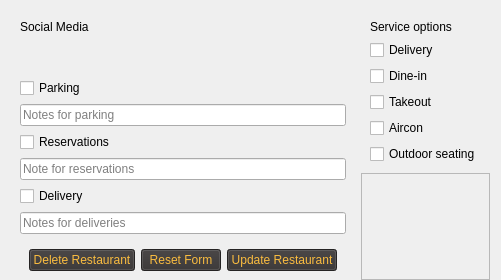
                                 <widget class="QWidget" name="additional_info" native="true">
                                  <layout class="QHBoxLayout" name="horizontalLayout_7">
                                   <property name="bottomMargin">
                                    <number>0</number>
                                   </property>
                                   <item>
                                    <widget class="QWidget" name="left_additional_info" native="true">
                                     <property name="sizePolicy">
                                      <sizepolicy hsizetype="Preferred" vsizetype="Preferred">
                                       <horstretch>6</horstretch>
                                       <verstretch>0</verstretch>
                                      </sizepolicy>
                                     </property>
                                     <property name="minimumSize">
                                      <size>
                                       <width>0</width>
                                       <height>0</height>
                                      </size>
                                     </property>
                                     <layout class="QVBoxLayout" name="verticalLayout_15">
                                      <property name="bottomMargin">
                                       <number>0</number>
                                      </property>
                                      <item>
                                       <widget class="QLabel" name="social_label">
                                        <property name="text">
                                         <string>Social Media</string>
                                        </property>
                                       </widget>
                                      </item>
                                      <item>
                                       <widget class="QWidget" name="button_widget" native="true">
                                        <property name="sizePolicy">
                                         <sizepolicy hsizetype="Fixed" vsizetype="Preferred">
                                          <horstretch>0</horstretch>
                                          <verstretch>0</verstretch>
                                         </sizepolicy>
                                        </property>
                                        <layout class="QHBoxLayout" name="horizontalLayout_16">
                                         <item>
                                          <widget class="QLabel" name="facebook">
                                           <property name="maximumSize">
                                            <size>
                                             <width>30</width>
                                             <height>30</height>
                                            </size>
                                           </property>
                                           <property name="text">
                                            <string />
                                           </property>
                                           <property name="pixmap">
                                            <pixmap>C:/Users/USER/.designer/Qss/icons/Icons/restaurant_logo/facebook.png</pixmap>
                                           </property>
                                           <property name="scaledContents">
                                            <bool>true</bool>
                                           </property>
                                          </widget>
                                         </item>
                                         <item>
                                          <widget class="QLabel" name="insta">
                                           <property name="maximumSize">
                                            <size>
                                             <width>30</width>
                                             <height>30</height>
                                            </size>
                                           </property>
                                           <property name="text">
                                            <string />
                                           </property>
                                           <property name="pixmap">
                                            <pixmap>C:/Users/USER/.designer/Qss/icons/Icons/restaurant_logo/insta.png</pixmap>
                                           </property>
                                           <property name="scaledContents">
                                            <bool>true</bool>
                                           </property>
                                          </widget>
                                         </item>
                                         <item>
                                          <widget class="QLabel" name="tiktok">
                                           <property name="maximumSize">
                                            <size>
                                             <width>30</width>
                                             <height>30</height>
                                            </size>
                                           </property>
                                           <property name="text">
                                            <string />
                                           </property>
                                           <property name="pixmap">
                                            <pixmap>C:/Users/USER/.designer/Qss/icons/Icons/restaurant_logo/tiktok.png</pixmap>
                                           </property>
                                           <property name="scaledContents">
                                            <bool>true</bool>
                                           </property>
                                          </widget>
                                         </item>
                                        </layout>
                                       </widget>
                                      </item>
                                      <item>
                                       <widget class="QCheckBox" name="parking_checkBox">
                                        <property name="text">
                                         <string>Parking</string>
                                        </property>
                                       </widget>
                                      </item>
                                      <item>
                                       <widget class="QLineEdit" name="parking_lineEdit">
                                        <property name="placeholderText">
                                         <string>Notes for parking</string>
                                        </property>
                                       </widget>
                                      </item>
                                      <item>
                                       <widget class="QCheckBox" name="reservations_checkBox">
                                        <property name="text">
                                         <string>Reservations</string>
                                        </property>
                                       </widget>
                                      </item>
                                      <item>
                                       <widget class="QLineEdit" name="reservations_lineEdit">
                                        <property name="placeholderText">
                                         <string>Note for reservations</string>
                                        </property>
                                       </widget>
                                      </item>
                                      <item>
                                       <widget class="QCheckBox" name="delivery_checkBox">
                                        <property name="text">
                                         <string>Delivery</string>
                                        </property>
                                       </widget>
                                      </item>
                                      <item>
                                       <widget class="QLineEdit" name="delivery_lineEdit">
                                        <property name="placeholderText">
                                         <string>Notes for deliveries</string>
                                        </property>
                                       </widget>
                                      </item>
                                      <item>
                                       <widget class="QWidget" name="del_save_widget" native="true">
                                        <layout class="QHBoxLayout" name="horizontalLayout_17">
                                         <item>
                                          <widget class="QPushButton" name="restaurantinfo_delete_button">
                                           <property name="maximumSize">
                                            <size>
                                             <width>120</width>
                                             <height>16777215</height>
                                            </size>
                                           </property>
                                           <property name="styleSheet">
                                            <string notr="true">color: #FABC3F;background-color: #343131;</string>
                                           </property>
                                           <property name="text">
                                            <string>Delete Restaurant</string>
                                           </property>
                                          </widget>
                                         </item>
                                         <item>
                                          <widget class="QPushButton" name="restaurantinfo_reset_button">
                                           <property name="maximumSize">
                                            <size>
                                             <width>120</width>
                                             <height>16777215</height>
                                            </size>
                                           </property>
                                           <property name="styleSheet">
                                            <string notr="true">color: #FABC3F;background-color: #343131;</string>
                                           </property>
                                           <property name="text">
                                            <string>Reset Form</string>
                                           </property>
                                          </widget>
                                         </item>
                                         <item>
                                          <widget class="QPushButton" name="restaurantinfo_update_button">
                                           <property name="maximumSize">
                                            <size>
                                             <width>120</width>
                                             <height>16777215</height>
                                            </size>
                                           </property>
                                           <property name="toolTip">
                                            <string>&lt;html&gt;&lt;head/&gt;&lt;body&gt;&lt;p&gt;Click here to start updating form&lt;/p&gt;&lt;/body&gt;&lt;/html&gt;</string>
                                           </property>
                                           <property name="styleSheet">
                                            <string notr="true">color: #FABC3F;background-color: #343131;</string>
                                           </property>
                                           <property name="text">
                                            <string>Update Restaurant</string>
                                           </property>
                                          </widget>
                                         </item>
                                        </layout>
                                       </widget>
                                      </item>
                                     </layout>
                                    </widget>
                                   </item>
                                   <item>
                                    <widget class="QWidget" name="right_additional_info" native="true">
                                     <property name="sizePolicy">
                                      <sizepolicy hsizetype="Preferred" vsizetype="Preferred">
                                       <horstretch>4</horstretch>
                                       <verstretch>0</verstretch>
                                      </sizepolicy>
                                     </property>
                                     <layout class="QVBoxLayout" name="verticalLayout_13">
                                      <property name="spacing">
                                       <number>0</number>
                                      </property>
                                      <property name="leftMargin">
                                       <number>0</number>
                                      </property>
                                      <property name="topMargin">
                                       <number>0</number>
                                      </property>
                                      <property name="rightMargin">
                                       <number>0</number>
                                      </property>
                                      <property name="bottomMargin">
                                       <number>0</number>
                                      </property>
                                      <item>
                                       <widget class="QWidget" name="service_widget" native="true">
                                        <property name="sizePolicy">
                                         <sizepolicy hsizetype="Preferred" vsizetype="Fixed">
                                          <horstretch>0</horstretch>
                                          <verstretch>0</verstretch>
                                         </sizepolicy>
                                        </property>
                                        <layout class="QVBoxLayout" name="verticalLayout_17">
                                         <item>
                                          <widget class="QLabel" name="service_label">
                                           <property name="sizePolicy">
                                            <sizepolicy hsizetype="Preferred" vsizetype="Fixed">
                                             <horstretch>0</horstretch>
                                             <verstretch>0</verstretch>
                                            </sizepolicy>
                                           </property>
                                           <property name="text">
                                            <string>Service options</string>
                                           </property>
                                          </widget>
                                         </item>
                                         <item>
                                          <widget class="QCheckBox" name="service_delivery">
                                           <property name="text">
                                            <string>Delivery</string>
                                           </property>
                                          </widget>
                                         </item>
                                         <item>
                                          <widget class="QCheckBox" name="service_dine_in">
                                           <property name="text">
                                            <string>Dine-in</string>
                                           </property>
                                          </widget>
                                         </item>
                                         <item>
                                          <widget class="QCheckBox" name="service_takeout">
                                           <property name="text">
                                            <string>Takeout</string>
                                           </property>
                                          </widget>
                                         </item>
                                         <item>
                                          <widget class="QCheckBox" name="service_aircon">
                                           <property name="text">
                                            <string>Aircon</string>
                                           </property>
                                          </widget>
                                         </item>
                                         <item>
                                          <widget class="QCheckBox" name="service_outdoor">
                                           <property name="text">
                                            <string>Outdoor seating</string>
                                           </property>
                                          </widget>
                                         </item>
                                        </layout>
                                       </widget>
                                      </item>
                                      <item>
                                       <widget class="QFrame" name="dummy_frame">
                                        <property name="frameShape">
                                         <enum>QFrame::StyledPanel</enum>
                                        </property>
                                        <property name="frameShadow">
                                         <enum>QFrame::Raised</enum>
                                        </property>
                                       </widget>
                                      </item>
                                     </layout>
                                    </widget>
                                   </item>
                                  </layout>
                                 </widget>
